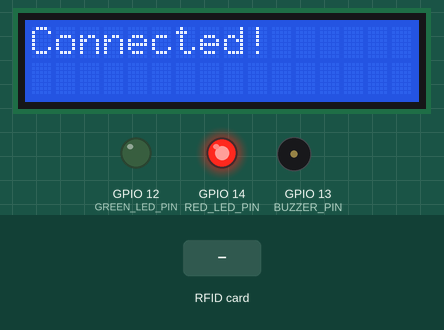
The sketch below on a simulated ESP32. On the bench: 16×2 character LCD, output pins drawn as LEDs (lit = HIGH), buzzer (waves = sounding, pin HIGH). The inputs (shaded band) are chosen by the test bench. WiFi joins after 1.5 s; servers stay silent unless stated; uploads are accepted with an empty reply; what the sketch prints to the serial monitor is not drawn.

Above: at 4.8 s.
4.9 s: RFID card 5E 7A 19 C4 held to the reader
At 6.3 s:
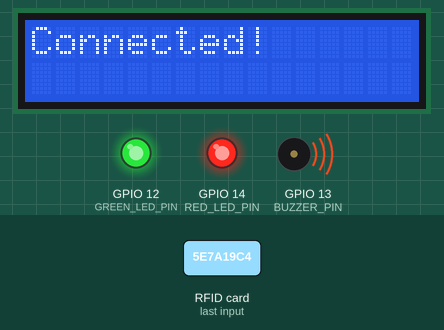
At 7.3 s:
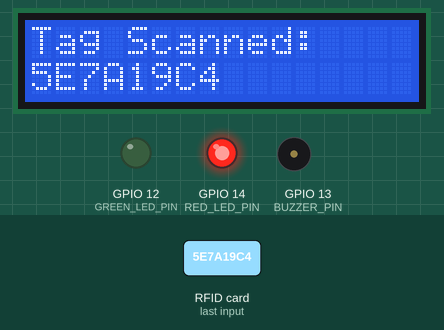
7.9 s: RFID card 5E 7A 19 C4 held to the reader
At 9.0 s:
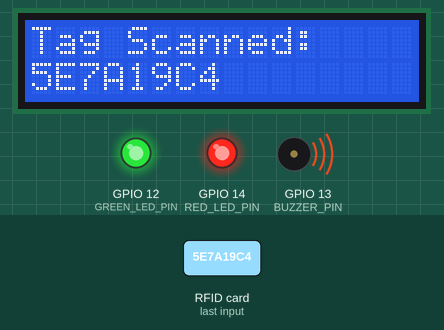
Timing chart, 0 to 10.9 s (numbered marks = the images above; inputs shaded):
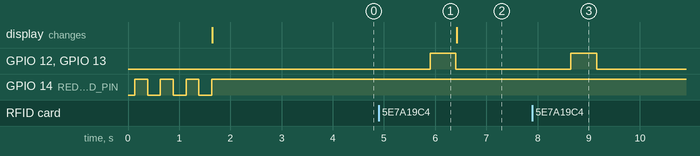

The sketch:

esp32code.ino
```cpp
#include <WiFi.h>
#include <HTTPClient.h>
#include <MFRC522.h>
#include <SPI.h>
#include <Wire.h>
#include <LiquidCrystal_I2C.h>

// Replace these with your network credentials
const char* ssid = "Js'Media";
const char* password = "password";

// The URL of the PHP endpoint
const char* serverUrl = "http://192.168.60.52/readrfid/api/rfid.php";

// RC522 connections
#define SS_PIN    21  // Define your SS pin
#define RST_PIN   22  // Define your RST pin
MFRC522 rfid(SS_PIN, RST_PIN);

// LED and Buzzer Configuration
#define RED_LED_PIN    14   // Red LED pin
#define GREEN_LED_PIN  12   // Green LED pin
#define BUZZER_PIN     13   // Buzzer pin

// I2C Configuration (Custom Pins)
#define I2C_SDA 4  // Custom SDA pin
#define I2C_SCL 16 // Custom SCL pin

// LCD Configuration
#define LCD_ADDRESS 0x27 // I2C address for the LCD
#define LCD_COLUMNS 16
#define LCD_ROWS    2

LiquidCrystal_I2C lcd(LCD_ADDRESS, LCD_COLUMNS, LCD_ROWS);

void setup() {
  Serial.begin(115200);
  Serial.println("Initializing...");

  // Initialize SPI bus
  SPI.begin();

  // Initialize RC522
  rfid.PCD_Init();
  Serial.println("RFID reader initialized");

  // Initialize LEDs, Buzzer, and LCD
  pinMode(RED_LED_PIN, OUTPUT);
  pinMode(GREEN_LED_PIN, OUTPUT);
  pinMode(BUZZER_PIN, OUTPUT);

  // Initialize LCD
  Wire.begin(I2C_SDA, I2C_SCL); // Initialize I2C with custom pins
  lcd.init();
  lcd.backlight();
  lcd.clear();
  lcd.setCursor(0, 0);
  lcd.print("Initializing...");

  // Connect to WiFi
  WiFi.begin(ssid, password);

  // Blink red LED while connecting to Wi-Fi
  while (WiFi.status() != WL_CONNECTED) {
    digitalWrite(RED_LED_PIN, HIGH);
    delay(250);
    digitalWrite(RED_LED_PIN, LOW);
    delay(250);
  }
  // Once connected
  digitalWrite(RED_LED_PIN, HIGH);
  lcd.clear();
  lcd.setCursor(0, 0);
  lcd.print("Connected!");
  delay(2000); // Show message for 2 seconds
}

void loop() {
  // Check if a tag is available
  if (rfid.PICC_IsNewCardPresent() && rfid.PICC_ReadCardSerial()) {
    Serial.println("Found an RFID tag!");

    // Read UID
    String uidStr = "";
    for (byte i = 0; i < rfid.uid.size; i++) {
      uidStr += String(rfid.uid.uidByte[i] < 0x10 ? "0" : "");
      uidStr += String(rfid.uid.uidByte[i], HEX);
    }
    uidStr.toUpperCase(); // Make UID uppercase

    // Print UID to Serial Monitor
    Serial.println("UID: " + uidStr);

    // Send UID to the PHP endpoint
    HTTPClient http;
    http.begin(serverUrl);
    http.addHeader("Content-Type", "application/json");

    // Create JSON payload
    String payload = "{\"uid\": \"" + uidStr + "\"}";
    int httpResponseCode = http.POST(payload);

    if (httpResponseCode > 0) {
      String response = http.getString();
      Serial.println("Response: " + response);
    } else {
      Serial.println("Error: " + String(httpResponseCode));
    }

    http.end();

    // Sound buzzer and light green LED
    digitalWrite(BUZZER_PIN, HIGH);
    digitalWrite(GREEN_LED_PIN, HIGH);
    delay(500); // Buzzer and green LED duration
    digitalWrite(BUZZER_PIN, LOW);
    digitalWrite(GREEN_LED_PIN, LOW);

    // Display UID on LCD
    lcd.clear();
    lcd.setCursor(0, 0);
    lcd.print("Tag Scanned:");
    lcd.setCursor(0, 1);
    lcd.print(uidStr);

    // Halt PICC and stop encryption on PCD
    rfid.PICC_HaltA();
    rfid.PCD_StopCrypto1();
  } else {
    Serial.println("No tag found");
  }

  delay(1000); // Wait a second before scanning again
}
```

Measured:
- after the input at 4.9 s, GPIO 12 (GREEN_LED_PIN), GPIO 13 (BUZZER_PIN): LOW → HIGH after 1.0 s, → LOW 0.50 s later
- after the input at 7.9 s, GPIO 12 (GREEN_LED_PIN), GPIO 13 (BUZZER_PIN): LOW → HIGH after 0.75 s, → LOW 0.50 s later
